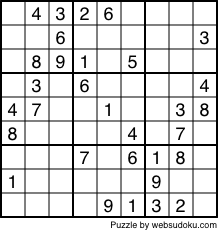
#> input picture 2.png, 218 x 230 px
$ jupyter execute --allow-errors grabsudoku.ipynb   (older library calls are emulated)
#> lines starting #> are read from the running program, lines starting #| are printed output that depends on the picture; after the words box and inside, x2 and y2 are one past the last pixel; in counts of white or black regions, pixels touching at a corner belong together
[cell 1]
import cv2
import numpy as np
import matplotlib.pyplot as plt

[cell 2]
img1 = cv2.imread('2.png')
#> img1 is the input picture: shape (230, 218, 3); min 0, max 255, mean 217.1
img = cv2.GaussianBlur(img1,(5,5),0)
gray = cv2.cvtColor(img,cv2.COLOR_BGR2GRAY)
mask = np.zeros((gray.shape),np.uint8)
kernel1 = cv2.getStructuringElement(cv2.MORPH_ELLIPSE,(11,11))

close = cv2.morphologyEx(gray,cv2.MORPH_CLOSE,kernel1)
div = np.float32(gray)/(close)
res = np.uint8(cv2.normalize(div,div,0,255,cv2.NORM_MINMAX))
res2 = cv2.cvtColor(res,cv2.COLOR_GRAY2BGR)

[cell 3]
def show_pic(img):
    fig = plt.figure(figsize=(15,15))
    ax = fig.add_subplot(111)
    ax.imshow(img,cmap='gray')

[cell 4]
show_pic(img)

[cell 5]
show_pic(res2)

[cell 6]
res2 = cv2.addWeighted(src1=img,alpha=0.7,src2=res2,beta=0.3,gamma=0)
show_pic(res2)
gamma = 0.9
invGamma = 1/gamma
table = np.array([((i / 255.0) ** invGamma) * 255
                  for i in np.arange(0, 256)]).astype("uint8")
cv2.LUT(res2, table, res2)

[cell 7]
thresh = cv2.adaptiveThreshold(res,255,0,1,19,2)
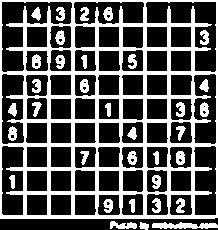
#> thresh: shape (230, 218); 33.8% white; 35 white regions
contour,hier = cv2.findContours(thresh,cv2.RETR_TREE,cv2.CHAIN_APPROX_SIMPLE)
#> contour = 117 contours, 19 with area under 20; largest, box (x1, y1, x2, y2) and area: (0, 0, 218, 219) 47304, (1, 1, 73, 73) 2437, (145, 1, 217, 73) 2416, (193, 73, 217, 145) 1468, (73, 1, 145, 25) 1456

max_area = 0
best_cnt = None
for cnt in contour:
    area = cv2.contourArea(cnt)
    if area > 1000:
        if area > max_area:
            max_area = area
            best_cnt = cnt
#> this loop made 117 passes
#> (area, max_area) on pass 4: (47303.5, 47303.5)
#> area on passes 1, 2, 3, 5, 6, 7: 256.5, 42, 108.5, 452, 69, 452
#> after the loop, best_cnt = [[0, 0], [0, 218], [214, 218], [215, 217], [217, 217], [217, 0]]; max_area = 47303.5

cv2.drawContours(mask,[best_cnt],0,255,-1)
#> mask: shape (230, 218); 95.2% white; 1 black region, box (x1, y1, x2, y2) and area: (0, 218, 218, 230) 2401
cv2.drawContours(mask,[best_cnt],0,0,2)
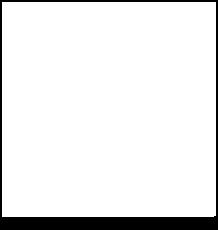
#> mask: shape (230, 218); 91.8% white; 1 black region, box (x1, y1, x2, y2) and area: (0, 0, 218, 230) 4132

res = cv2.bitwise_and(res,mask)

[cell 8]
gamma = 0.9
invGamma = 1/gamma
table = np.array([((i / 255.0) ** invGamma) * 255
                  for i in np.arange(0, 256)]).astype("uint8")
cv2.LUT(res, table, res)

[cell 9]
show_pic(res)

[cell 10]
kernelx = cv2.getStructuringElement(cv2.MORPH_RECT,(2,10))

dx = cv2.Sobel(res,cv2.CV_16S,1,0)
dx = cv2.convertScaleAbs(dx)
cv2.normalize(dx,dx,0,255,cv2.NORM_MINMAX)
ret,close = cv2.threshold(dx,0,255,cv2.THRESH_BINARY+cv2.THRESH_OTSU)
#> close: shape (230, 218); 29.6% white; 57 white regions (7 under 20 px), largest, box (x1, y1, x2, y2) and area: (70, 2, 76, 217) 1286, (142, 2, 148, 217) 1286, (22, 2, 28, 216) 1257
#> ret = 113
close = cv2.morphologyEx(close,cv2.MORPH_DILATE,kernelx,iterations = 1)
#> close: shape (230, 218); 45.1% white; 29 white regions

contour, hier = cv2.findContours(close,cv2.RETR_EXTERNAL,cv2.CHAIN_APPROX_SIMPLE)
#> contour = 29 contours; largest, box (x1, y1, x2, y2) and area: (142, 0, 149, 222) 1324, (70, 0, 77, 222) 1324, (190, 0, 197, 221) 1319, (166, 0, 173, 221) 1319, (118, 0, 125, 221) 1319
for cnt in contour:
    x,y,w,h = cv2.boundingRect(cnt)
    if h/w > 10:
        cv2.drawContours(close,[cnt],0,255,-1)
    else:
        cv2.drawContours(close,[cnt],0,0,-1)
#> this loop made 29 passes
#> (x, y, w, h) on passes 1 to 12: (174, 194, 14, 24), (128, 194, 9, 24), (102, 194, 14, 24), (8, 170, 9, 24), (150, 146, 14, 72), (78, 146, 14, 24), (126, 122, 14, 48), (174, 98, 14, 72), (104, 98, 9, 24), (6, 98, 14, 48), (198, 74, 14, 48), (126, 50, 14, 24)
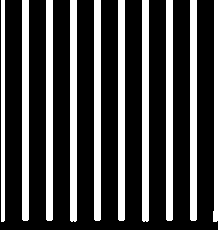
#> close: shape (230, 218); 28.2% white; 10 white regions, largest, box (x1, y1, x2, y2) and area: (70, 0, 77, 222) 1551, (142, 0, 149, 222) 1551, (22, 0, 29, 221) 1545
close = cv2.morphologyEx(close,cv2.MORPH_CLOSE,None,iterations = 2)
#> close: shape (230, 218); 28.7% white; 10 white regions, largest, box (x1, y1, x2, y2) and area: (70, 0, 77, 222) 1552, (142, 0, 149, 222) 1552, (22, 0, 29, 221) 1545
closex = close.copy()

[cell 11]
show_pic(closex)

[cell 12]
kernely = cv2.getStructuringElement(cv2.MORPH_RECT,(9,2))
dy = cv2.Sobel(res,cv2.CV_16S,2,1)
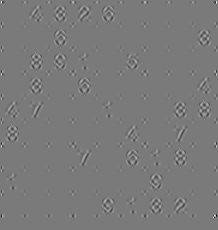
#> dy: shape (230, 218) int16; min -152, max 164, mean 0; drawn with min black and max white
dy = cv2.convertScaleAbs(dy)
cv2.normalize(dy,dy,0,255,cv2.NORM_MINMAX)
ret,close = cv2.threshold(dy,0,255,cv2.THRESH_BINARY+cv2.THRESH_OTSU)
#> close: shape (230, 218); 6.4% white in thin lines or dots
#> ret = 26
close = cv2.morphologyEx(close,cv2.MORPH_DILATE,kernely)
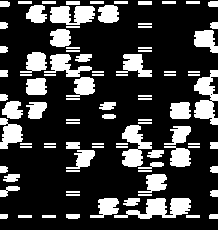
#> close: shape (230, 218); 24.2% white; 94 white regions

contour, hier = cv2.findContours(close,cv2.RETR_EXTERNAL,cv2.CHAIN_APPROX_SIMPLE)
#> contour = 94 contours, 38 with area under 20; largest, box (x1, y1, x2, y2) and area: (114, 198, 191, 219) 710, (194, 70, 218, 125) 662, (122, 125, 152, 167) 594, (50, 6, 95, 25) 572, (44, 54, 92, 77) 400
for cnt in contour:
    x,y,w,h = cv2.boundingRect(cnt)
    if w/h > 4:
        cv2.drawContours(close,[cnt],0,255,-1)
    else:
        cv2.drawContours(close,[cnt],0,0,-1)
#> this loop made 94 passes
#> (x, y, w, h) on passes 4, 5, 6, 7, 8, 9, 13, 14, 15, 16, 19, 20: (209, 214, 9, 5), (66, 214, 14, 5), (0, 214, 8, 5), (114, 198, 77, 21), (123, 198, 17, 8), (90, 198, 29, 20), (210, 190, 8, 7), (0, 186, 20, 11), (138, 174, 29, 19), (3, 174, 17, 8), (210, 166, 8, 7), (0, 166, 8, 7)
#> (cnt, x, y, w, h) on passes 1, 2, 3, 10, 11, 12: ([[186, 215], [186, 217], [199, 217], [199, 215]], 186, 215, 14, 3), ([[42, 215], [42, 217], [55, 217], [55, 215]], 42, 215, 14, 3), ([[18, 215], [18, 217], [31, 217], [31, 215]], 18, 215, 14, 3), ([[138, 194], [138, 195], [151, 195], [151, 194]], 138, 194, 14, 2), ([[66, 194], [66, 195], [79, 195], [79, 194]], 66, 194, 14, 2), ([[66, 191], [66, 192], [79, 192], [79, 191]], 66, 191, 14, 2)
#> close: shape (230, 218); 2.7% white in thin lines or dots, all inside (x1, y1, x2, y2) = (18, 1, 200, 218)

close = cv2.morphologyEx(close,cv2.MORPH_DILATE,None,iterations = 4)
#> close: shape (230, 218); 15.1% white; 32 white regions, largest, box (x1, y1, x2, y2) and area: (134, 19, 156, 32) 286, (62, 43, 84, 56) 286, (134, 43, 156, 56) 286
closey = close.copy()
show_pic(closey)

[cell 13]
res = cv2.bitwise_and(closex,closey)
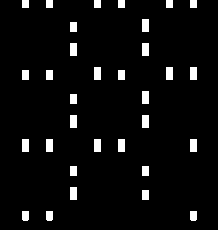
#> res: shape (230, 218); 4.9% white; 32 white regions
plt.imshow(res,cmap='gray')

[cell 14]
contour, hier = cv2.findContours(res,cv2.RETR_LIST,cv2.CHAIN_APPROX_SIMPLE)
#> contour = 32 contours; largest, box (x1, y1, x2, y2) and area: (70, 187, 77, 200) 72, (190, 139, 197, 152) 72, (118, 139, 125, 152) 72, (94, 139, 101, 152) 72, (46, 139, 53, 152) 72
centroids = []
for cnt in contour:
    mom = cv2.moments(cnt)
    if mom['m00']:
        (x,y) = int(mom['m10']/mom['m00']), int(mom['m01']/mom['m00'])
        cv2.circle(img,(x,y),4,(0,255,0),-1)
        centroids.append((x,y))
#> this loop made 32 passes
#> (cnt, x, y) on passes 4 to 14: ([[142, 190], [142, 199], [148, 199], [148, 190]], 145, 194), ([[70, 187], [70, 199], [76, 199], [76, 187]], 73, 193), ([[142, 166], [142, 175], [148, 175], [148, 166]], 145, 170), ([[70, 166], [70, 175], [76, 175], [76, 166]], 73, 170), ([[190, 139], [190, 151], [196, 151], [196, 139]], 193, 145), ([[118, 139], [118, 151], [124, 151], [124, 139]], 121, 145), ([[94, 139], [94, 151], [100, 151], [100, 139]], 97, 145), ([[46, 139], [46, 151], [52, 151], [52, 139]], 49, 145), ([[22, 139], [22, 151], [28, 151], [28, 139]], 25, 145), ([[142, 115], [142, 127], [148, 127], [148, 115]], 145, 121), ([[70, 115], [70, 127], [76, 127], [76, 115]], 73, 121)
#> (x, y) on passes 1 to 3: (193, 215), (49, 215), (25, 215)
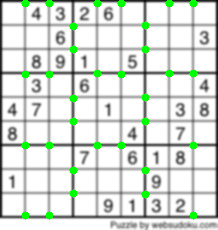
#> img: shape (230, 218, 3); mean B, G, R 212.5, 220.4, 212.5
#> after the loop, centroids = 32 pairs, first value 25 to 193, second value 3 to 215

[cell 15]
centroids = np.array(centroids,dtype = np.float32)
#> (the rest of this cell did not finish here and is left out)

[cell 16]
output = np.zeros((450,450,3),np.uint8)
#> (the rest of this cell did not finish here and is left out)

[cell 17]
output1 = output
show_pic(output1)

[cell 18]
part = []
for i in range(0,9):
    for j in range(0,9):
        part.append(output[i*50:(i+1)*50,j*50:(j+1)*50])

[cell 19]
plt.imshow(part[5]/255)

[cell 20]
img1 = part[17]
img1 = img1[6:-6,6:-6,2]
white = np.ones(50*50) *255
white.resize(50,50)


white[6:-6,6:-6] = img1
print(img1)
print(white)
img1 = cv2.resize(white,(8,8))
#> white: shape (50, 50) float64; 42.2% white; 1 white region, box (x1, y1, x2, y2) and area: (0, 0, 50, 50) 1056
img1 = img1
plt.imshow(img1,cmap='gray')

[cell 21]
img1=(16-img1*16).astype(int)
img1

[cell 22]
from sklearn import datasets, svm, metrics

# The digits dataset
digits = datasets.load_digits()
clf = svm.SVC(gamma=0.0001)
X,y = digits.data[:-10], digits.target[:-10]
clf.fit(X,y)
plt.imshow(digits.images[-5], cmap=plt.cm.gray_r, interpolation='nearest')
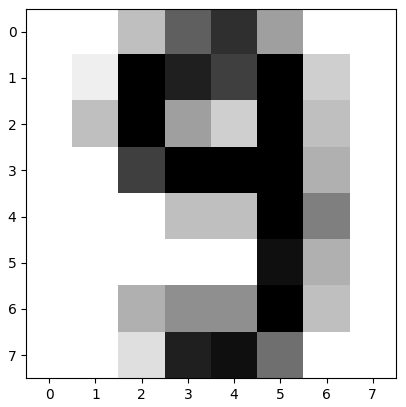
#> figure drawn by matplotlib, 1 panel

[cell 23]
img = img1.ravel()
#> img = 64 values, max 16 at index 9, min -4064 at index 0, mean -1769
plt.imshow(img1)
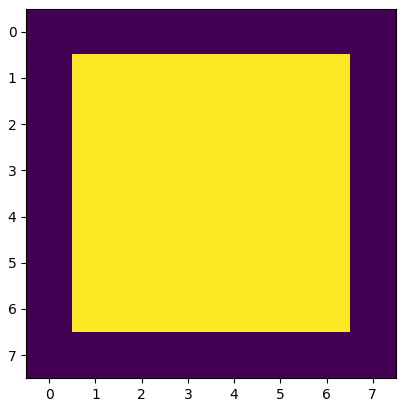
#> figure drawn by matplotlib, 1 panel

[cell 24]
clf.predict([img])
#> Out = [1]

[cell 25]
clf.predict([img])
#> Out = [1]

[cell 26]
import keras
from keras.datasets import mnist
from keras.models import Sequential
from keras.layers import Dense, Dropout, Flatten
from keras.layers import Conv2D, MaxPooling2D
from keras import backend as K
K.tensorflow_backend._get_available_gpus()
#> (this line was passed over: keras is not available in this run)
batch_size = 128
num_classes = 10
epochs = 12

# input image dimensions
img_rows, img_cols = 28, 28

# the data, split between train and test sets
#> (the rest of this cell did not finish here and is left out)

#> (a cell that did not finish here is left out)

#> (a cell that did not finish here is left out)

[cell 29]
plt.imshow(part[17]/255)

[cell 30]
img1 = part[34]
img1 = img1[6:-6,6:-6,2]
white = np.ones(50*50) *255
white.resize(50,50)


white[6:-6,6:-6] = img1

img1 = cv2.resize(white,(28,28))
#> img1: shape (28, 28) float64
img1 = img1/255
plt.imshow(img1,cmap='gray')
plt.imshow(part[5]/255)
img1=(1-img1)
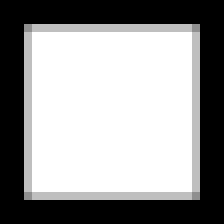
#> img1: shape (28, 28) float64 (shown 8 times larger); min 0, max 1, mean 0.59
plt.imshow(img1,cmap='gray')

img1=(1-img1*1).astype(int)
img1

[cell 31]
im2arr = np.array(img1)
im2arr = im2arr.reshape(1,28,28,1)
#> (the rest of this cell did not finish here and is left out)

[cell 32]
data  = []
#> (the rest of this cell did not finish here and is left out)

[cell 33]
print(data)

[cell 34]
s = np.array(data)

#> (a cell that did not finish here is left out)

#> (a cell that did not finish here is left out)

#> (a cell that did not finish here is left out)

[cell 38]
data

#> (a cell that did not finish here is left out)

[cell 40]
data

[cell 41]
def findNextCellToFill(grid, i, j):
#> called with i = 0, j = 0
        for x in range(i,9):
                for y in range(j,9):
                        if grid[x][y] == 0:
                                return x,y
        for x in range(0,9):
                for y in range(0,9):
                        if grid[x][y] == 0:
                                return x,y
        return -1,-1

def isValid(grid, i, j, e):
        rowOk = all([e != grid[i][x] for x in range(9)])
        if rowOk:
                columnOk = all([e != grid[x][j] for x in range(9)])
                if columnOk:
                        # finding the top left x,y co-ordinates of the section containing the i,j cell
                        secTopX, secTopY = 3 *(i//3), 3 *(j//3) #floored quotient should be used here.
                        for x in range(secTopX, secTopX+3):
                                for y in range(secTopY, secTopY+3):
                                        if grid[x][y] == e:
                                                return False
                        return True
        return False

def solveSudoku(grid, i=0, j=0):
        i,j = findNextCellToFill(grid, i, j)
        if i == -1:
                return True
        for e in range(1,10):
                if isValid(grid,i,j,e):
                        grid[i][j] = e
                        if solveSudoku(grid, i, j):
                                return True
                        # Undo the current cell for backtracking
                        grid[i][j] = 0
        return False

$ run again, with 3.png copied over 2.png
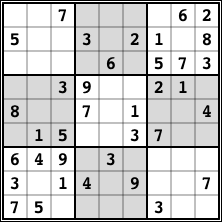
#> input picture 3.png, 222 x 222 px
#> img1 is the input picture: shape (222, 222, 3); min 0, max 255, mean 203.4
#> `thresh = cv2.adaptiveThreshold(res,255,0,1,19,2)`:
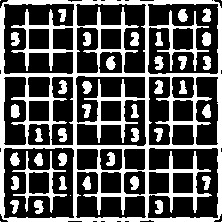
#> thresh: shape (222, 222); 33.6% white; 43 white regions (5 under 20 px)
#> `contour,hier = cv2.findContours(thresh,cv2.RETR_TREE,cv2.CHAIN_APPROX_..`: contour = 76 contours, 5 with area under 20; largest, box (x1, y1, x2, y2) and area: (0, 0, 222, 222) 48639, (3, 147, 75, 219) 4894, (147, 3, 219, 75) 4046, (3, 3, 75, 75) 3376, (147, 147, 219, 219) 3372
#> the loop `for cnt in contour:` made 76 passes
#> (area, max_area) on pass 4: (48639, 48639)
#> after the loop `for cnt in contour:`: best_cnt = contour of 105 points, box (x1, y1, x2, y2) (0, 0, 222, 222), area 48639; max_area = 48639
#> `ret,close = cv2.threshold(dx,0,255,cv2.THRESH_BINARY+cv2.THRESH_OTSU)`: ret = 123
#> `contour, hier = cv2.findContours(close,cv2.RETR_EXTERNAL,cv2.CHAIN_APP..`: contour = 48 contours; largest, box (x1, y1, x2, y2) and area: (141, 0, 166, 222) 1658, (69, 0, 82, 222) 1418, (201, 0, 222, 222) 1373, (1, 0, 10, 222) 1135, (121, 0, 126, 222) 884
#> the loop `for cnt in contour:` made 48 passes
#> (x, y, w, h) on passes 1 to 8: (33, 196, 13, 23), (9, 196, 12, 23), (201, 172, 12, 23), (129, 172, 13, 23), (81, 172, 13, 23), (58, 172, 12, 23), (9, 172, 13, 23), (105, 148, 13, 23)
#> `ret,close = cv2.threshold(dy,0,255,cv2.THRESH_BINARY+cv2.THRESH_OTSU)`: ret = 22
#> `contour, hier = cv2.findContours(close,cv2.RETR_EXTERNAL,cv2.CHAIN_APP..`: contour = 60 contours, 12 with area under 20; largest, box (x1, y1, x2, y2) and area: (43, 1, 160, 24) 771, (62, 200, 179, 222) 768, (0, 200, 59, 222) 658, (67, 71, 97, 96) 348, (53, 143, 83, 168) 346
#> the loop `for cnt in contour:` made 60 passes
#> (x, y, w, h) on passes 1 to 8: (187, 215, 16, 5), (207, 212, 15, 10), (62, 200, 117, 22), (0, 200, 59, 22), (54, 185, 19, 6), (197, 176, 19, 16), (125, 176, 20, 15), (54, 176, 16, 6)
#> `res = cv2.bitwise_and(closex,closey)`:
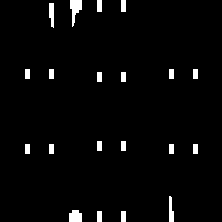
#> res: shape (222, 222); 2.7% white; 20 white regions
#> `contour, hier = cv2.findContours(res,cv2.RETR_LIST,cv2.CHAIN_APPROX_SI..`: contour = 20 contours; largest, box (x1, y1, x2, y2) and area: (70, 0, 82, 27) 143, (69, 210, 82, 222) 115, (49, 3, 54, 28) 75, (169, 196, 174, 222) 70, (121, 0, 126, 12) 44
#> the loop `for cnt in contour:` made 20 passes
#> (cnt, x, y) on passes 1, 2, 5, 6, 7, 8, 9: ([[121, 211], [121, 221], [125, 221], [125, 211]], 123, 216), ([[97, 211], [97, 221], [101, 221], [101, 211]], 99, 216), ([[193, 144], [193, 153], [197, 153], [197, 144]], 195, 148), ([[169, 144], [169, 153], [173, 153], [173, 144]], 171, 148), ([[49, 144], [49, 153], [53, 153], [53, 144]], 51, 148), ([[25, 144], [25, 153], [29, 153], [29, 144]], 27, 148), ([[121, 141], [121, 150], [125, 150], [125, 141]], 123, 145)
#> after the loop `for cnt in contour:`: centroids = [(123, 216), (99, 216), (75, 216), (170, 210), (195, 148), (171, 148), (51, 148), (27, 148), (123, 145), (99, 145), (123, 76), (99, 76), (195, 73), (171, 73), (51, 73), (27, 73), (51, 12), (123, 5), (99, 5), (75, 7)]
#> `centroids = np.array(centroids,dtype = np.float32)`: centroids = 20 rows, first 8: [123, 216], [99, 216], [75, 216], [170, 210], [195, 148], [171, 148], [51, 148], [27, 148]
#> white: shape (50, 50) float64; 42.2% white; 1 white region, box (x1, y1, x2, y2) and area: (0, 0, 50, 50) 1056
#> `img = img1.ravel()`: img = 64 values, max 16 at index 9, min -4064 at index 0, mean -1769
#> `clf.predict([img])`: Out = [1]

$ run again, with 1.jpg saved as 2.png
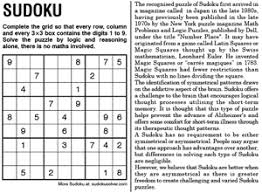
#> input picture 1.jpg, 262 x 193 px
#> img1 is the input picture: shape (193, 262, 3); min 0, max 255, mean 215.8
#> thresh: shape (193, 262); 40.5% white; 197 white regions (25 under 20 px)
#> `contour,hier = cv2.findContours(thresh,cv2.RETR_TREE,cv2.CHAIN_APPROX_..`: contour = 262 contours, 58 with area under 20; largest, box (x1, y1, x2, y2) and area: (0, 53, 128, 186) 16246, (86, 110, 126, 137) 762, (86, 139, 126, 166) 604, (86, 165, 126, 179) 448, (44, 166, 85, 179) 437
#> the loop `for cnt in contour:` made 262 passes
#> (area, max_area) on pass 92: (16246, 16246)
#> after the loop `for cnt in contour:`: best_cnt = contour of 76 points, box (x1, y1, x2, y2) (0, 53, 128, 186), area 16246; max_area = 16246
#> `ret,close = cv2.threshold(dx,0,255,cv2.THRESH_BINARY+cv2.THRESH_OTSU)`: ret = 90
#> `contour, hier = cv2.findContours(close,cv2.RETR_EXTERNAL,cv2.CHAIN_APP..`: contour = 1 contour; box (x1, y1, x2, y2) and area: (1, 50, 128, 190) 12888
#> the loop `for cnt in contour:` made 1 pass
#> (x, y, w, h) on pass 1: (1, 50, 127, 140)
#> `ret,close = cv2.threshold(dy,0,255,cv2.THRESH_BINARY+cv2.THRESH_OTSU)`: ret = 67
#> `contour, hier = cv2.findContours(close,cv2.RETR_EXTERNAL,cv2.CHAIN_APP..`: contour = 8 contours, 3 with area under 20; largest, box (x1, y1, x2, y2) and area: (52, 178, 82, 186) 162, (14, 178, 31, 182) 48, (37, 178, 47, 182) 27, (0, 178, 9, 182) 24, (0, 54, 9, 58) 24
#> the loop `for cnt in contour:` made 8 passes
#> (cnt, x, y, w, h) on passes 1, 3, 4, 5, 6, 7: ([[121, 178], [121, 180], [130, 180], [130, 178]], 121, 178, 10, 3), ([[37, 178], [37, 181], [46, 181], [46, 178]], 37, 178, 10, 4), ([[14, 178], [14, 181], [30, 181], [30, 178]], 14, 178, 17, 4), ([[0, 178], [0, 181], [8, 181], [8, 178]], 0, 178, 9, 4), ([[0, 174], [0, 176], [7, 176], [7, 174]], 0, 174, 8, 3), ([[121, 54], [121, 56], [130, 56], [130, 54]], 121, 54, 10, 3)
#> `close = cv2.morphologyEx(close,cv2.MORPH_DILATE,None,iterations = 4)`:
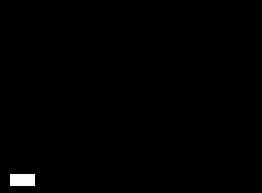
#> close: shape (193, 262); 0.59% white; 1 white region, box (x1, y1, x2, y2) and area: (10, 174, 35, 186) 300
#> `contour, hier = cv2.findContours(res,cv2.RETR_LIST,cv2.CHAIN_APPROX_SI..`: contour = []
#> `centroids = np.array(centroids,dtype = np.float32)`: centroids = empty array
#> white: shape (50, 50) float64; 42.2% white; 1 white region, box (x1, y1, x2, y2) and area: (0, 0, 50, 50) 1056
#> `img = img1.ravel()`: img = 64 values, max 16 at index 9, min -4064 at index 0, mean -1769
#> `clf.predict([img])`: Out = [1]
